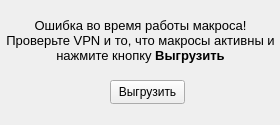
<?xml version="1.0" encoding="UTF-8"?>
<ui version="4.0">
 <class>macro_error_form</class>
 <widget class="QWidget" name="macro_error_form">
  <property name="geometry">
   <rect>
    <x>0</x>
    <y>0</y>
    <width>280</width>
    <height>125</height>
   </rect>
  </property>
  <property name="minimumSize">
   <size>
    <width>280</width>
    <height>125</height>
   </size>
  </property>
  <property name="maximumSize">
   <size>
    <width>280</width>
    <height>125</height>
   </size>
  </property>
  <property name="windowTitle">
   <string>Ошибка</string>
  </property>
  <widget class="QLabel" name="lb_macro_error">
   <property name="geometry">
    <rect>
     <x>0</x>
     <y>10</y>
     <width>281</width>
     <height>61</height>
    </rect>
   </property>
   <property name="text">
    <string>&lt;html&gt;&lt;head/&gt;&lt;body&gt;&lt;p align=&quot;center&quot;&gt;&lt;span style=&quot; font-size:10pt;&quot;&gt;Ошибка во время работы макроса!&lt;br/&gt;Проверьте VPN и то, что макросы активны и &lt;br/&gt;нажмите кнопку &lt;/span&gt;&lt;span style=&quot; font-size:10pt; font-weight:700;&quot;&gt;Выгрузить&lt;/span&gt;&lt;/p&gt;&lt;/body&gt;&lt;/html&gt;</string>
   </property>
  </widget>
  <widget class="QPushButton" name="bt_repeat_template">
   <property name="geometry">
    <rect>
     <x>110</x>
     <y>80</y>
     <width>75</width>
     <height>24</height>
    </rect>
   </property>
   <property name="text">
    <string>Выгрузить</string>
   </property>
  </widget>
 </widget>
 <resources/>
 <connections/>
</ui>
